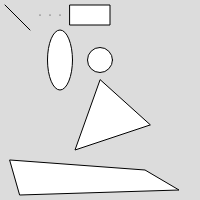
Frame 1 (no input)
Frame 60 (no input): identical to frame 1, image omitted
Frame 120 (the mouse pressed at the canvas centre since frame 60): identical to frame 1, image omitted

The p5.js sketch that drew this single still picture (run headless with seeded random() and noise() and a simulated clock; from frame 60 on, the mouse is pressed at the canvas centre):

// p5.js sketch
// ── sketch.js
function setup() {
  createCanvas(200, 200);
}

function draw() {
  background(220);
  
  // Line:  https://p5js.org/reference/#/p5/line
  line(5, 5, 30, 30);
  
	// Point:  https://p5js.org/reference/#/p5/point
  point(40,15);
  point(50,15);
  point(60,15);
  
	// Rectangle:  https://p5js.org/reference/#/p5/rect
  rect(70,5,40,20);

  // Ellipse:  https://p5js.org/reference/#/p5/ellipse
  ellipse(60,60,25,60);
  ellipse(100,60,25); // an ellipse with width only is a circle
  
	// Triangle:  https://p5js.org/reference/#/p5/triangle
  triangle(100,80,75,150,150,125);
  
	// Quad:  https://p5js.org/reference/#/p5/quad
	quad(10,160,145,170,179,190,20,195);
}
